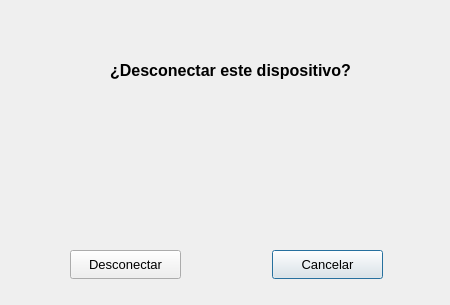
<?xml version="1.0" encoding="UTF-8"?>
<ui version="4.0">
 <class>DesconectarDispositivo</class>
 <widget class="QDialog" name="DesconectarDispositivo">
  <property name="geometry">
   <rect>
    <x>0</x>
    <y>0</y>
    <width>450</width>
    <height>305</height>
   </rect>
  </property>
  <property name="windowTitle">
   <string>Dialog</string>
  </property>
  <widget class="QPushButton" name="cancelar">
   <property name="geometry">
    <rect>
     <x>272</x>
     <y>250</y>
     <width>111</width>
     <height>29</height>
    </rect>
   </property>
   <property name="font">
    <font>
     <pointsize>10</pointsize>
    </font>
   </property>
   <property name="text">
    <string>Cancelar</string>
   </property>
  </widget>
  <widget class="QPushButton" name="desconectar">
   <property name="geometry">
    <rect>
     <x>70</x>
     <y>250</y>
     <width>111</width>
     <height>29</height>
    </rect>
   </property>
   <property name="font">
    <font>
     <pointsize>10</pointsize>
    </font>
   </property>
   <property name="text">
    <string>Desconectar</string>
   </property>
  </widget>
  <widget class="QLabel" name="dispositivo">
   <property name="geometry">
    <rect>
     <x>70</x>
     <y>150</y>
     <width>311</width>
     <height>20</height>
    </rect>
   </property>
   <property name="font">
    <font>
     <pointsize>11</pointsize>
    </font>
   </property>
   <property name="text">
    <string/>
   </property>
   <property name="alignment">
    <set>Qt::AlignRight|Qt::AlignTrailing|Qt::AlignVCenter</set>
   </property>
  </widget>
  <widget class="QLabel" name="label_91">
   <property name="geometry">
    <rect>
     <x>60</x>
     <y>40</y>
     <width>341</width>
     <height>61</height>
    </rect>
   </property>
   <property name="font">
    <font>
     <pointsize>12</pointsize>
     <bold>true</bold>
    </font>
   </property>
   <property name="text">
    <string>¿Desconectar este dispositivo?</string>
   </property>
   <property name="alignment">
    <set>Qt::AlignCenter</set>
   </property>
   <property name="wordWrap">
    <bool>true</bool>
   </property>
  </widget>
 </widget>
 <resources/>
 <connections/>
</ui>
